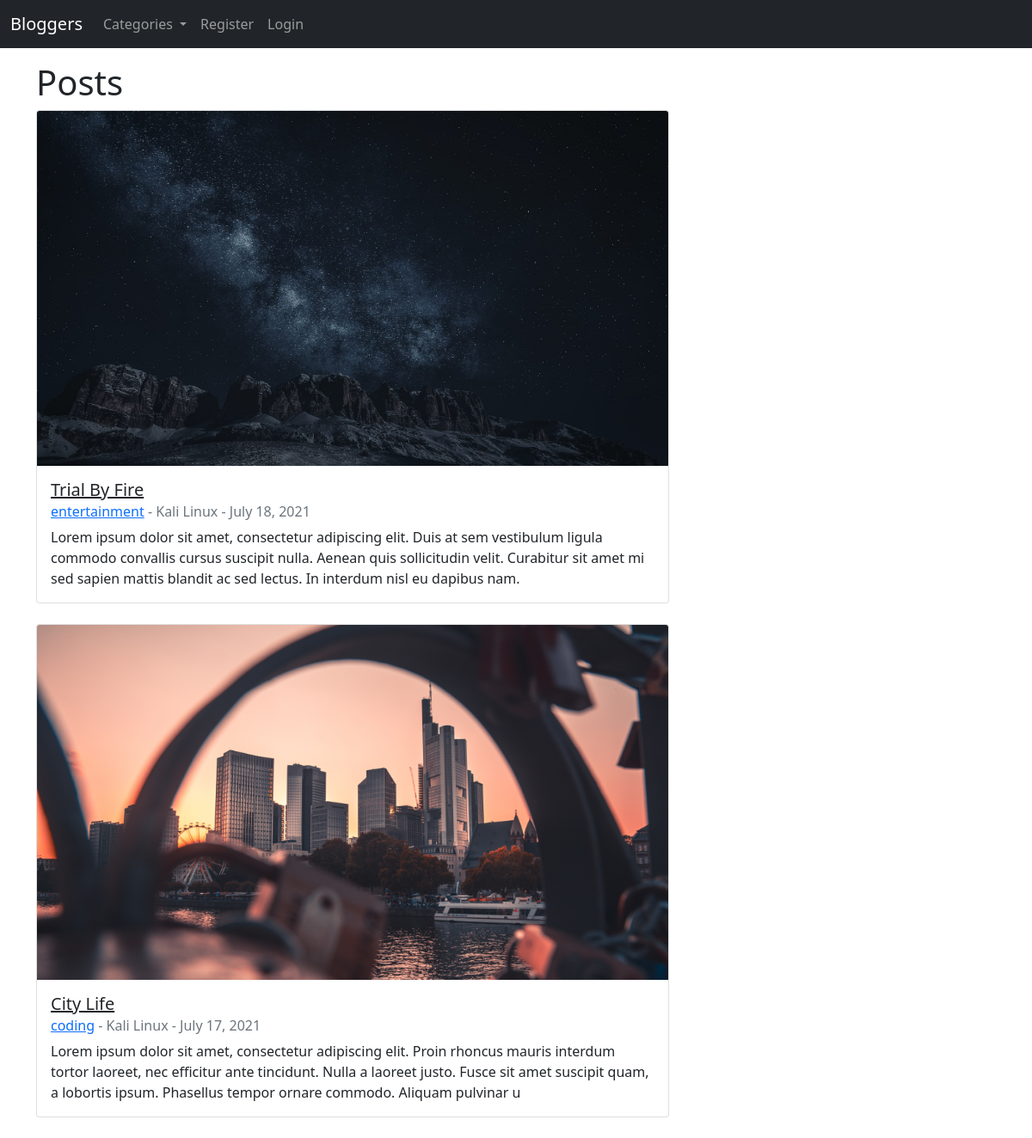
The page / on the database its author committed.
### theblog/models.py (models this page shows, shortened)
class Post(models.Model):
	title = models.CharField(max_length=255)
	header_image = models.ImageField(null=True, blank=True, upload_to="images/")
	title_tag = models.CharField(max_length=255, default="Bloggers")
	author = models.ForeignKey(User, on_delete=models.CASCADE)
	body = RichTextField(blank=True, null=True)
	post_date = models.DateField(auto_now_add = True)
	category = models.CharField(max_length=255, default = 'coding')
	likes = models.ManyToManyField(User, related_name="blog_posts")
	snippet = models.CharField(max_length=255)

### theblog/views.py (the view)
# urls.py: path('', HomeView.as_view(), name="home"),
class HomeView(ListView):
	model = Post
	template_name = 'home.html'
	ordering = ['-post_date']
	def get_context_data(self, *args, **kwargs):
		cat_menu = Category.objects.all()
		context = super(HomeView, self).get_context_data(*args, **kwargs)
		context["cat_menu"] = cat_menu
		return context

### theblog/models.py (called while the page is built)
	def __str__(self):
		return self.name

### theblog/templates/home.html (shortened to what this page needs)
{% extends 'base.html' %}
{% block content %}
<h1>Posts</h1>
{% for post in object_list %}
	<div class="row">
		<div class="col-lg-8">
			<div class="card" >
			  {% if post.header_image %}
			  <img src="{{ post.header_image.url }}" class="card-img-top" alt="...">
			  {% endif %}
			  <div class="card-body">
			    <h5 class="card-title"><a href="{% url 'article-details' post.pk %}" style="color:inherit;">{{ post.title }}</a></h5>
			    <h6 class="card-subtitle mb-2 text-muted"><a href="{% url 'category' post.category|slugify %}">{{ post.category }}</a>
			- {{ post.author.first_name }} {{ post.author.last_name }} - {{ post.post_date}}</h6>
			    <p class="card-text">{{ post.snippet }}</p>
			  </div>
			</div>
		</div>
	</div>
	<br>
{% endfor %}
{% endblock %}

### theblog/templates/base.html (shortened to what this page needs)
<!doctype html>
<html lang="en">
  <head>
    <link href="https://cdn.jsdelivr.net/npm/bootstrap@5.0.2/dist/css/bootstrap.min.css" rel="stylesheet">
  </head>
  <body>
    <nav class="navbar navbar-expand-lg navbar-dark bg-dark fixed-top">
      <div class="container-fluid">
        <a class="navbar-brand" href="{% url 'home' %}">Bloggers</a>
        <div class="collapse navbar-collapse" id="navbarSupportedContent">
          <ul class="navbar-nav me-auto mb-2 mb-lg-0">
            {% if cat_menu %}
            <li class="nav-item dropdown">
              <a class="nav-link dropdown-toggle" href="#" id="navbarDropdown" role="button" data-bs-toggle="dropdown" aria-expanded="false">
                Categories
              </a>
            </li>
            {% else %}
            <li class="nav-item">
              <a class="nav-link" href="{% url 'category_list' %}">Categories</a>
            </li>
            {% endif %}
            {% if user.is_authenticated %}
              <li class="nav-item">
                <a class="nav-link" href="{% url 'add_post' %}">Add Post</a>
              </li>
              <li class="nav-item">
                <a class="nav-link" href="{% url 'add_category' %}">Add Category</a>
              </li>
            {% else %}
              <li class="nav-item">
                <a class="nav-link" href="{% url 'register' %}">Register</a>
              </li>
              <li class="nav-item">
                <a class="nav-link" href="{% url 'login' %}">Login</a>
              </li>
            {% endif %}
          </ul>
        </div>
      </div>
    </nav>
    <br><br><br>
    <div class="container">
      {% block content %}
      {% endblock %}
    </div>
  </body>
</html>

### rows shown on the page
Post: header_image (picture), title "Trial By Fire", category "entertainment", author.first_name "Kali", author.last_name "Linux", post_date "July 18, 2021", snippet "Lorem ipsum dolor sit amet, consectetur adipiscing elit. Duis at sem vestibulum ligula commodo convallis cursus suscipit nulla. Aenean quis sollicitudin velit. Curabitur sit amet mi sed sapien mattis blandit ac sed lectus. In interdum nisl eu dapibus nam."
Post: header_image (picture), title "City Life", category "coding", author.first_name "Kali", author.last_name "Linux", post_date "July 17, 2021", snippet "Lorem ipsum dolor sit amet, consectetur adipiscing elit. Proin rhoncus mauris interdum tortor laoreet, nec efficitur ante tincidunt. Nulla a laoreet justo. Fusce sit amet suscipit quam, a lobortis ipsum. Phasellus tempor ornare commodo. Aliquam pulvinar u"
